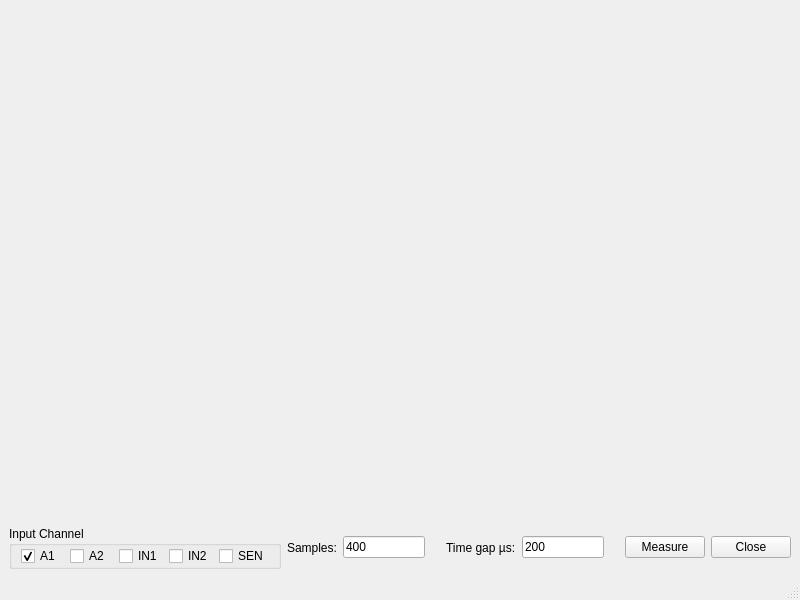
<?xml version="1.0" encoding="UTF-8"?>
<ui version="4.0">
 <class>MainWindow</class>
 <widget class="QMainWindow" name="MainWindow">
  <property name="geometry">
   <rect>
    <x>0</x>
    <y>0</y>
    <width>800</width>
    <height>600</height>
   </rect>
  </property>
  <property name="windowTitle">
   <string>MainWindow</string>
  </property>
  <widget class="QWidget" name="centralwidget">
   <layout class="QVBoxLayout" name="verticalLayout">
    <item>
     <widget class="QwtPlot" name="qwtPlot"/>
    </item>
    <item>
     <layout class="QHBoxLayout" name="horizontalLayout">
      <item>
       <widget class="QGroupBox" name="groupBox">
        <property name="title">
         <string>Input Channel</string>
        </property>
        <layout class="QHBoxLayout" name="horizontalLayout_2">
         <property name="topMargin">
          <number>0</number>
         </property>
         <property name="bottomMargin">
          <number>0</number>
         </property>
         <item>
          <widget class="QCheckBox" name="checkBox">
           <property name="text">
            <string>A1 </string>
           </property>
           <property name="checked">
            <bool>true</bool>
           </property>
          </widget>
         </item>
         <item>
          <widget class="QCheckBox" name="checkBox_2">
           <property name="text">
            <string>A2 </string>
           </property>
          </widget>
         </item>
         <item>
          <widget class="QCheckBox" name="checkBox_3">
           <property name="text">
            <string>IN1</string>
           </property>
          </widget>
         </item>
         <item>
          <widget class="QCheckBox" name="checkBox_4">
           <property name="text">
            <string>IN2</string>
           </property>
          </widget>
         </item>
         <item>
          <widget class="QCheckBox" name="checkBox_5">
           <property name="text">
            <string>SEN</string>
           </property>
          </widget>
         </item>
        </layout>
       </widget>
      </item>
      <item>
       <widget class="QLabel" name="label">
        <property name="text">
         <string>Samples:</string>
        </property>
       </widget>
      </item>
      <item>
       <widget class="QLineEdit" name="samplesEdit">
        <property name="text">
         <string>400</string>
        </property>
       </widget>
      </item>
      <item>
       <spacer name="horizontalSpacer_3">
        <property name="orientation">
         <enum>Qt::Horizontal</enum>
        </property>
        <property name="sizeHint" stdset="0">
         <size>
          <width>40</width>
          <height>20</height>
         </size>
        </property>
       </spacer>
      </item>
      <item>
       <widget class="QLabel" name="label_2">
        <property name="text">
         <string>Time gap µs:</string>
        </property>
       </widget>
      </item>
      <item>
       <widget class="QLineEdit" name="delayEdit">
        <property name="text">
         <string>200</string>
        </property>
       </widget>
      </item>
      <item>
       <spacer name="horizontalSpacer">
        <property name="orientation">
         <enum>Qt::Horizontal</enum>
        </property>
        <property name="sizeHint" stdset="0">
         <size>
          <width>40</width>
          <height>20</height>
         </size>
        </property>
       </spacer>
      </item>
      <item>
       <widget class="QPushButton" name="measureButton">
        <property name="text">
         <string>Measure</string>
        </property>
       </widget>
      </item>
      <item>
       <widget class="QPushButton" name="closeButton">
        <property name="text">
         <string>Close</string>
        </property>
       </widget>
      </item>
     </layout>
    </item>
   </layout>
  </widget>
  <widget class="QMenuBar" name="menubar">
   <property name="geometry">
    <rect>
     <x>0</x>
     <y>0</y>
     <width>800</width>
     <height>30</height>
    </rect>
   </property>
  </widget>
  <widget class="QStatusBar" name="statusbar"/>
 </widget>
 <customwidgets>
  <customwidget>
   <class>QwtPlot</class>
   <extends>QFrame</extends>
   <header>qwt_plot.h</header>
  </customwidget>
 </customwidgets>
 <resources/>
 <connections/>
</ui>
